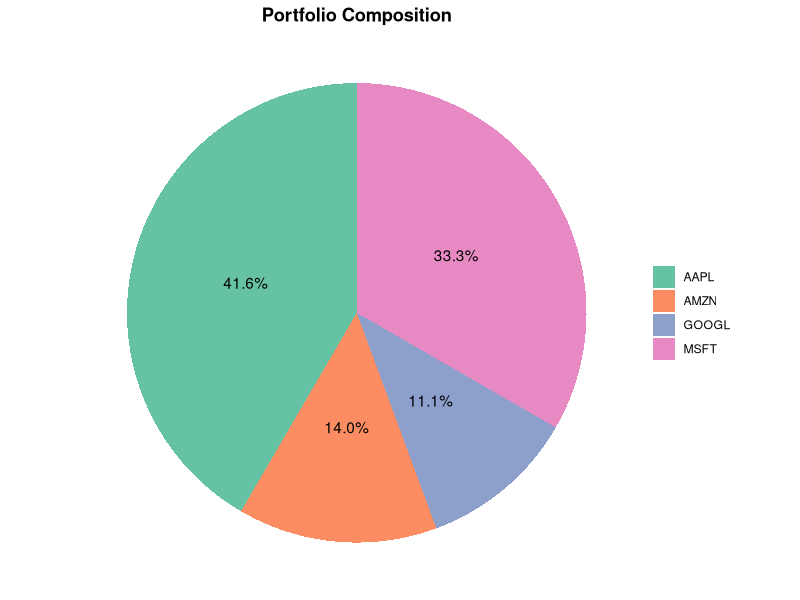
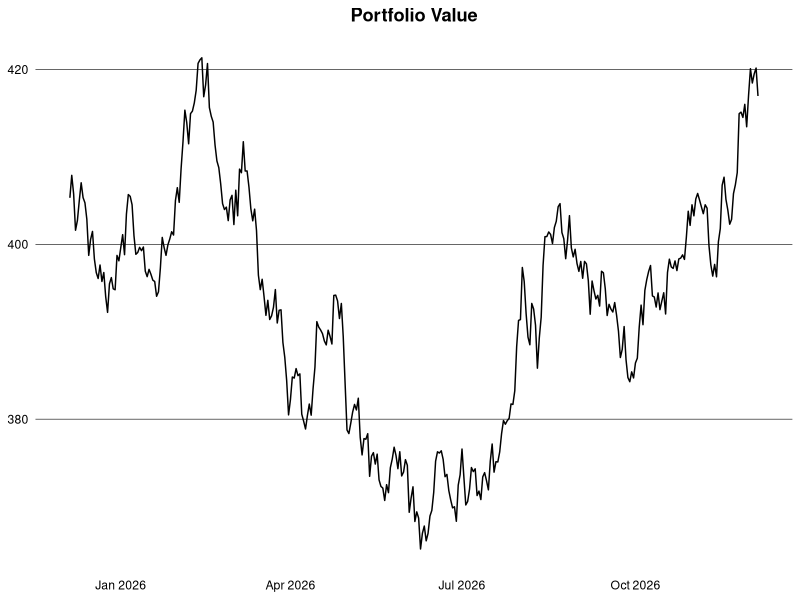
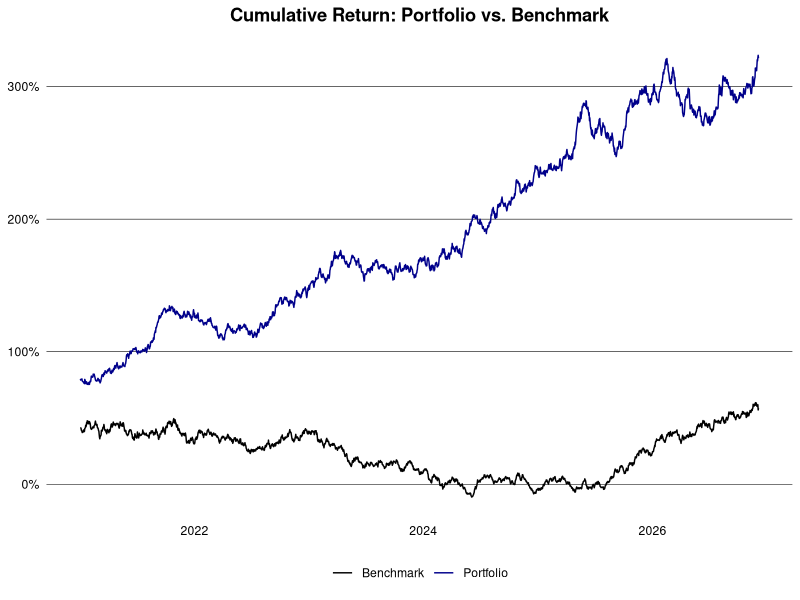
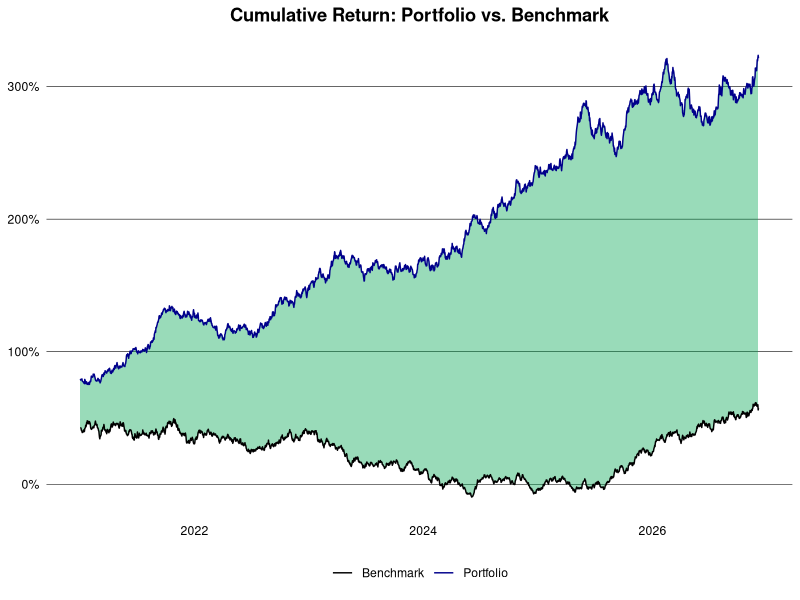
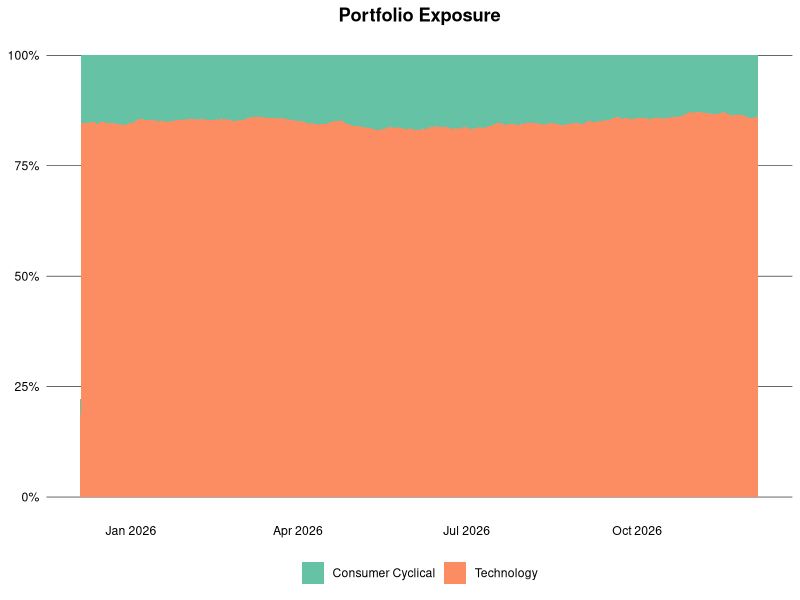

These charts were generated, in order, by the following R code:
## ---- chunk 1
library(clock)
library(data.table)
library(ggplot2)
## ---- chunk 2
set.seed(1994)

generate_prices = function(ticker, start_date, end_date) {
  dates = seq(as.Date(start_date), as.Date(end_date), by = "1 day")
  n = length(dates)
  prices = cumprod(1 + rnorm(n, mean = 0.0005, sd = 0.01)) * 100
  data.table(
    ticker = ticker,
    date = dates,
    price = prices
  )
}

generate_benchmark = function(start_date, end_date) {
  dates = seq(as.Date(start_date), as.Date(end_date), by = "1 day")
  n = length(dates)
  prices = cumprod(1 + rnorm(n, mean = 0.0003, sd = 0.008)) * 3000
  data.table(
    ticker = "SP500",
    date = dates,
    price = prices
  )
}

ticker = c("AAPL", "GOOGL", "MSFT", "AMZN")
start_date = "2015-01-01"
end_date = Sys.Date()

dt = rbindlist(lapply(ticker, generate_prices, start_date, end_date))
alloc = data.table(
  ticker = ticker,
  weight = c(0.4, 0.3, 0.2, 0.1),
  sector = c("Technology", "Technology", "Technology", "Consumer Cyclical"),
  country = c("USA", "USA", "USA", "USA")
)
dt = dt[alloc, on = "ticker"]
head(dt)
## ---- chunk 3
holdings = dt |>
  _[,
    .(start_price = first(price), current_price = last(price), weight = first(weight)),
    by = ticker
  ] |>
  _[, let(
    value = current_price * weight,
    abs_change = current_price - start_price,
    rel_change = current_price / start_price - 1
  )] |>
  _[, rel_weight := value / sum(value)]
holdings
## ---- chunk 4
#| dpi = 300
ggplot(holdings, aes(x = "", y = rel_weight, fill = ticker)) +
  geom_col(width = 1) +
  coord_polar(theta = "y") +
  geom_text(
    aes(label = scales::percent(rel_weight, accuracy = 0.1)),
    position = position_stack(vjust = 0.5)
  ) +
  scale_fill_brewer(palette = "Set2") +
  labs(title = "Portfolio Composition") +
  theme_void() +
  theme(
    plot.title = element_text(face = "bold", hjust = 0.5),
    legend.title = element_blank()
  )
## ---- chunk 5
logret = function(x) {
  x = log(x)
  x - shift(x)
}

dt = dt |>
  setorder(ticker, date) |>
  _[, let(ret = price / shift(price) - 1, log_ret = logret(price)), by = ticker] |>
  na.omit("ret") |>
  _[, let(wret = ret * weight, value = price * weight)]
head(dt)
## ---- chunk 6
#| dpi = 300
dt |>
  _[date >= add_months(end_date, -12L), .(value = sum(value)), by = date] |>
  ggplot(aes(x = date, y = value)) +
  geom_line() +
  theme_minimal() +
  theme(
    plot.title = element_text(face = "bold", hjust = 0.5),
    panel.grid.major.y = element_line(color = "black", linewidth = 0.2),
    panel.grid.major.x = element_blank(),
    panel.grid.minor = element_blank(),
    axis.text = element_text(color = "black"),
    axis.title = element_blank()
  ) +
  labs(title = "Portfolio Value")
## ---- chunk 7
ret_week = dt[, .(ret = prod(1 + ret) - 1), by = .(ticker, year(date), week(date))]
ret_month = dt[, .(ret = prod(1 + ret) - 1), by = .(ticker, yearmon(date))]
ret_year = dt[, .(ret = prod(1 + ret) - 1), by = .(ticker, year(date))]
head(ret_year)
## ---- chunk 8
port_ret_week = dt[, .(ret = prod(1 + wret) - 1), by = .(year(date), week(date))]
port_ret_month = dt[, .(ret = prod(1 + wret) - 1), by = .(yearmon(date))]
port_ret_year = dt[, .(ret = prod(1 + wret) - 1), by = year(date)]
head(port_ret_year)
## ---- chunk 9
bmr = generate_benchmark(start_date, end_date) |>
  setorder(date) |>
  _[, ret := price / shift(price) - 1] |>
  na.omit("ret")

port = dt |>
  _[, .(ret = prod(1 + wret) - 1, ticker = "Portfolio"), by = date] |>
  rbind(bmr[, .(ticker, date, ret)]) |>
  setorder(ticker, date) |>
  _[, cum_ret := cumprod(1 + ret) - 1, by = ticker] |>
  _[, ticker := replace(ticker, ticker != "Portfolio", "Benchmark")]
## ---- chunk 10
#| dpi = 300
port |>
  _[date > "2021-01-01"] |>
  ggplot(aes(x = date, y = cum_ret, color = ticker)) +
  geom_line() +
  theme_minimal() +
  theme(
    plot.title = element_text(face = "bold", hjust = 0.5),
    panel.grid.major.y = element_line(color = "black", linewidth = 0.2),
    panel.grid.major.x = element_blank(),
    panel.grid.minor = element_blank(),
    axis.text = element_text(color = "black"),
    axis.title = element_blank(),
    legend.title = element_blank(),
    legend.position = "bottom"
  ) +
  scale_color_manual(values = c("Portfolio" = "darkblue", "Benchmark" = "black")) +
  scale_y_continuous(labels = scales::percent_format(accuracy = 2)) +
  labs(title = "Cumulative Return: Portfolio vs. Benchmark")
## ---- chunk 11
#| dpi = 300
perf = port |>
  dcast(date ~ ticker, value.var = "cum_ret") |>
  setnames(tolower) |>
  _[, diff := portfolio - benchmark]

perf |>
  _[date > "2021-01-01"] |>
  ggplot(aes(x = date)) +
  geom_ribbon(
    aes(
      ymin = pmin(portfolio, benchmark),
      ymax = pmax(portfolio, benchmark),
      fill = diff > 0
    ),
    alpha = 0.4,
    show.legend = FALSE
  ) +
  geom_line(aes(y = portfolio, color = "Portfolio")) +
  geom_line(aes(y = benchmark, color = "Benchmark")) +
  scale_color_manual(values = c("Portfolio" = "darkblue", "Benchmark" = "black")) +
  scale_fill_manual(values = c("TRUE" = "#00A651", "FALSE" = "#FF0000")) +
  scale_y_continuous(labels = scales::percent_format(accuracy = 2L)) +
  labs(title = "Cumulative Return: Portfolio vs. Benchmark") +
  theme_minimal() +
  theme(
    plot.title = element_text(face = "bold", hjust = 0.5),
    panel.grid.major.y = element_line(color = "black", linewidth = 0.2),
    panel.grid.major.x = element_blank(),
    panel.grid.minor = element_blank(),
    axis.text = element_text(color = "black"),
    axis.title = element_blank(),
    legend.title = element_blank(),
    legend.position = "bottom"
  )
## ---- chunk 12
exposure = dt |>
  _[, .(value = sum(value)), by = .(date, sector)] |>
  _[, weight := value / sum(value), by = date]
head(exposure)
## ---- chunk 13
#| dpi = 300
exposure |>
  _[date >= add_months(end_date, -12L)] |>
  ggplot(aes(x = date, y = weight, fill = sector)) +
  geom_area() +
  scale_y_continuous(labels = scales::percent_format()) +
  scale_fill_brewer(palette = "Set2") +
  labs(title = "Portfolio Exposure") +
  theme_minimal() +
  theme(
    plot.title = element_text(face = "bold", hjust = 0.5),
    panel.grid.major.y = element_line(color = "black", linewidth = 0.2),
    panel.grid.major.x = element_blank(),
    panel.grid.minor = element_blank(),
    axis.text = element_text(color = "black"),
    axis.title = element_blank(),
    legend.title = element_blank(),
    legend.position = "bottom"
  )
## ---- chunk 14
vola = dt |>
  _[, .(daily_vola = sd(log_ret)), by = .(ticker, year(date))] |>
  _[, let(
    weekly_vola = daily_vola * sqrt(5),
    monthly_vola = daily_vola * sqrt(21),
    yearly_vola = daily_vola * sqrt(252)
  )]
head(vola)
## ---- chunk 15
rf = 0.04 / 252 # daily risk-free rate (assuming 4% annual)
port_daily = dt[, .(ret = sum(wret)), by = date]
sharpe = port_daily[, (mean(ret) - rf) / sd(ret) * sqrt(252)]
sharpe
## ---- chunk 16
wgt = alloc$weight
cov_mat = dt |>
  dcast(date ~ ticker, value.var = "log_ret") |>
  _[, date := NULL] |>
  cov(use = "pairwise.complete.obs")
port_risk = as.numeric(sqrt(t(wgt) %*% cov_mat %*% wgt))
port_risk
## ---- chunk 17
drawdown = copy(dt) |>
  _[, cum_ret := cumprod(1 + ret) - 1, by = ticker] |>
  _[, drawdown := (cum_ret - cummax(cum_ret)), by = ticker]
head(drawdown)
## ---- chunk 18
drawdown = dt |>
  _[, .(wret = sum(wret)), by = date] |>
  _[, cum_ret := cumprod(1 + wret) - 1] |>
  _[, drawdown := (cum_ret - cummax(cum_ret))]
head(drawdown)
## ---- chunk 19
drawdown[drawdown < 0, .(min_drawdown = min(drawdown), avg_drawdown = mean(drawdown))]
## ---- chunk 20
te = dt |>
  _[, .(port_ret = sum(wret)), by = date] |>
  _[bmr[, .(date, bmr_ret = ret)], on = "date", nomatch = NULL] |>
  _[, diff := port_ret - bmr_ret]

te[, .(
  daily_te = sd(diff),
  annual_te = sd(diff) * sqrt(252)
)]
## ---- chunk 21
fit = te[, lm(port_ret ~ bmr_ret)]
coefs = coef(fit)
data.table(alpha = coefs[1L] * 252, beta = coefs[2L])
## ---- chunk 22
dt |>
  dcast(date ~ ticker, value.var = "log_ret") |>
  _[, date := NULL] |>
  cor(use = "pairwise.complete.obs") |>
  round(3)
